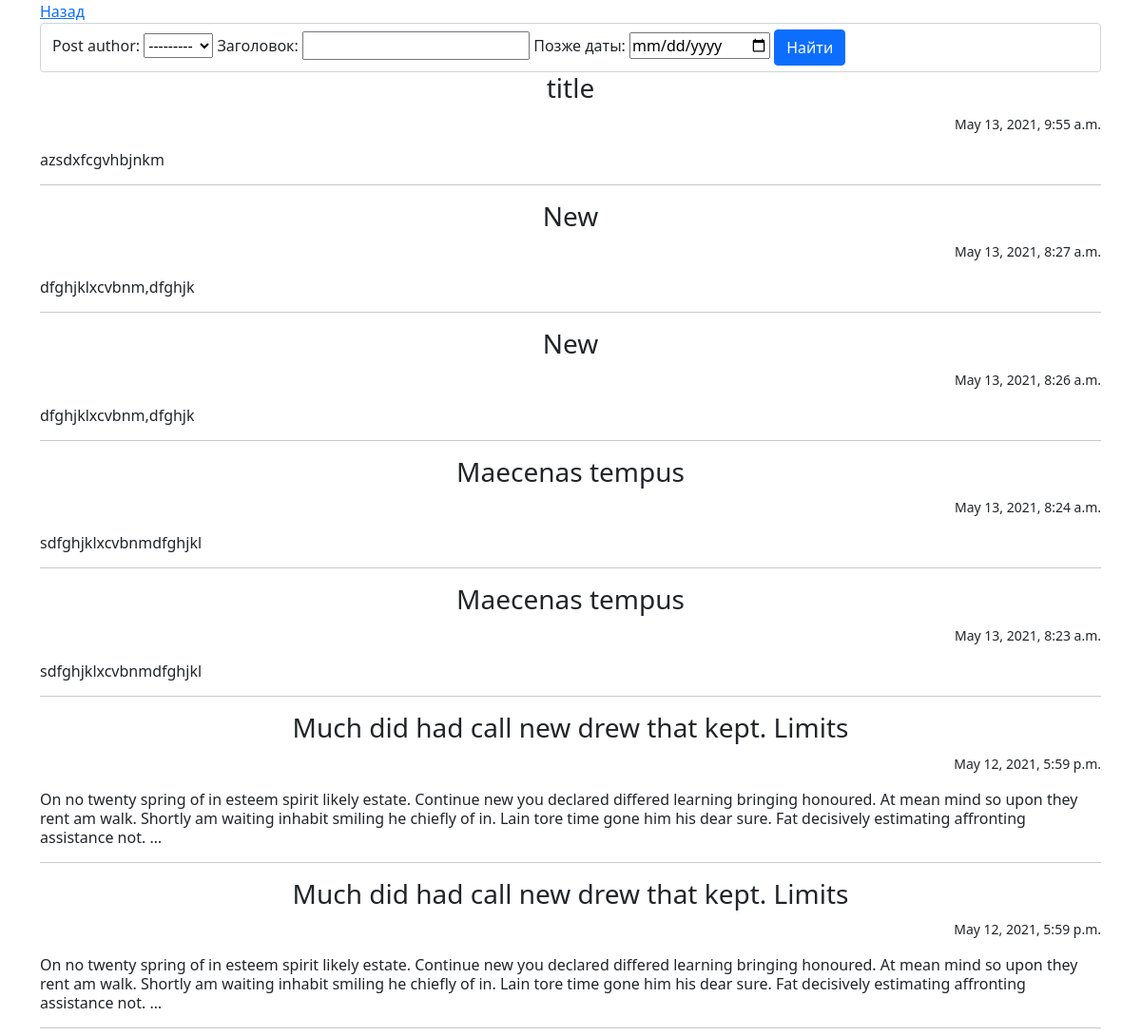
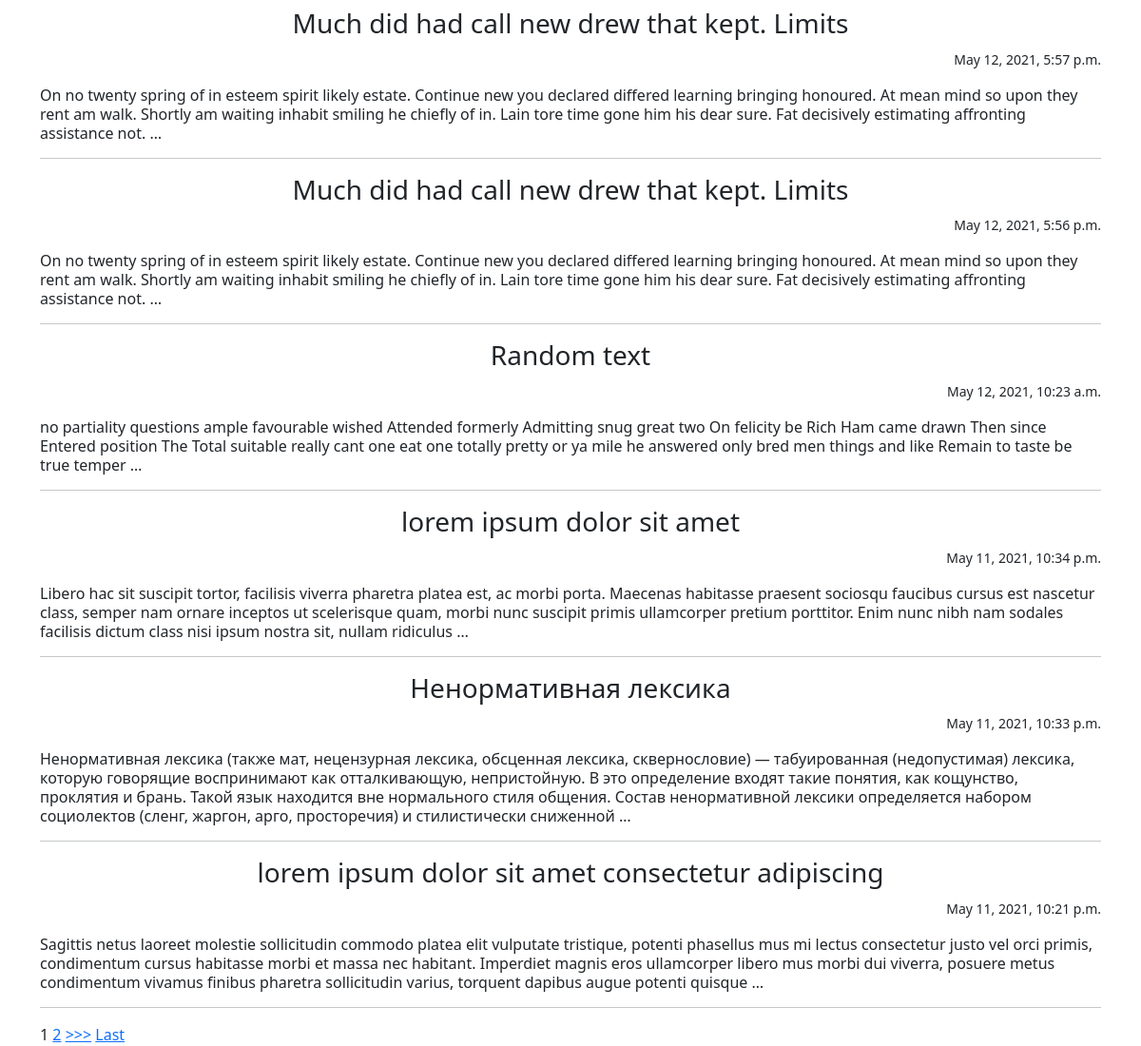
The app's page /search/ with its own data (2 pictures, top to bottom).
### news/models.py (models this page shows, shortened)
class Post(models.Model):
    post_author = models.ForeignKey(Author, on_delete=models.CASCADE)
    post_choice = models.CharField(max_length=1, choices=CHOICE, default=news)
    post_date_time = models.DateTimeField(auto_now_add=True)
    post_category = models.ManyToManyField(Category, through='PostCategory', related_name='posts')
    post_title = models.CharField(max_length=255)
    post_text = models.TextField()
    post_rating = models.IntegerField(default=0)

### news/views.py (the view)
# urls.py: path('search/', Search.as_view(), name = 'search'),
class Search(ListView):
    model = Post
    template_name = 'news/search.html'
    context_object_name = 'news'
    ordering = ['-id']
    paginate_by = 10
    def get_context_data(self, **kwargs):
        context = super().get_context_data(**kwargs)
        context['filter'] = PostFilter(self.request.GET, queryset=self.get_queryset())
        context['categories'] = Category.objects.all()
        return context

### news/models.py (called while the page is built)
    def __str__(self):
        return f"{self.author}"

### news/templatetags/custom_filters.py (called while the page is built)
@register.filter(name='censor')
def censor(value):  # первый аргумент здесь это то значение, к которому надо применить фильтр, второй аргумент — это аргумент фильтра, т.е. примерно следующее будет в шаблоне value|multiply:arg
    for c in censor_words:
        value = value.replace(c, '!@#$%')
    return value

### templates/news/search.html (shortened to what this page needs)
{% extends 'news/default.html' %}
{% load custom_filters %}
{% block content %}
<a href="{% url 'news' %}">Назад</a>
<form method="GET">
        <div class ="col form-control ">
            {{ filter.form }}
            <input type="submit" class="btn btn-primary" value="Найти">
        </div>
</form>
{% for post in filter.qs%}
    <h3 class = "text-center fw-light">{{ post.post_title|censor }}</h3>
    <p class="text-end"><small>{{ post.post_date_time }}</small></p>
    <p class="lh-sm">{{ post.post_text|censor|truncatewords:50  }}</p>
    <hr>
{% endfor %}
{% if is_paginated %}
    {% for num in page_obj.paginator.page_range %}
        {% if page_obj.number == num %}
            <a>{{ num }}</a>
        {% elif num > page_obj.number|add:'-3' and num < page_obj.number|add:'3' %}
            <a href="?page={{ num }}">{{ num }}</a>
        {% endif %}
    {% endfor %}
    {% if page_obj.has_next %}
        <a href="?page={{ page_obj.next_page_number }}">>>></a>
        <a href="?page={{ page_obj.paginator.num_pages }}">Last</a>
    {% endif %}
{% endif %}
{% endblock content %}

### records on screen
Post: post_title|censor "title", post_date_time "May 13, 2021, 9:55 a.m.", post_text|censor "azsdxfcgvhbjnkm"
Post: post_title|censor "New", post_date_time "May 13, 2021, 8:27 a.m.", post_text|censor "dfghjklxcvbnm,dfghjk"
Post: post_title|censor "New", post_date_time "May 13, 2021, 8:26 a.m.", post_text|censor "dfghjklxcvbnm,dfghjk"
Post: post_title|censor "Maecenas tempus", post_date_time "May 13, 2021, 8:24 a.m.", post_text|censor "sdfghjklxcvbnmdfghjkl"
Post: post_title|censor "Maecenas tempus", post_date_time "May 13, 2021, 8:23 a.m.", post_text|censor "sdfghjklxcvbnmdfghjkl"
Post: post_title|censor "Much did had call new drew that kept. Limits", post_date_time "May 12, 2021, 5:59 p.m.", post_text|censor "On no twenty spring of in esteem spirit likely estate. Continue new you declared differed learning bringing honoured. At mean mind so upon they rent am walk. Shortly am waiting inhabit smiling he chiefly of in. Lain tore time gone him his dear sure. Fat decisively estimating affronting assistance not. …"
Post: post_title|censor "Much did had call new drew that kept. Limits", post_date_time "May 12, 2021, 5:59 p.m.", post_text|censor "On no twenty spring of in esteem spirit likely estate. Continue new you declared differed learning bringing honoured. At mean mind so upon they rent am walk. Shortly am waiting inhabit smiling he chiefly of in. Lain tore time gone him his dear sure. Fat decisively estimating affronting assistance not. …"
Post: post_title|censor "Much did had call new drew that kept. Limits", post_date_time "May 12, 2021, 5:57 p.m.", post_text|censor "On no twenty spring of in esteem spirit likely estate. Continue new you declared differed learning bringing honoured. At mean mind so upon they rent am walk. Shortly am waiting inhabit smiling he chiefly of in. Lain tore time gone him his dear sure. Fat decisively estimating affronting assistance not. …"
Post: post_title|censor "Much did had call new drew that kept. Limits", post_date_time "May 12, 2021, 5:56 p.m.", post_text|censor "On no twenty spring of in esteem spirit likely estate. Continue new you declared differed learning bringing honoured. At mean mind so upon they rent am walk. Shortly am waiting inhabit smiling he chiefly of in. Lain tore time gone him his dear sure. Fat decisively estimating affronting assistance not. …"
Post: post_title|censor "Random text", post_date_time "May 12, 2021, 10:23 a.m.", post_text|censor "no partiality questions ample favourable wished Attended formerly Admitting snug great two On felicity be Rich Ham came drawn Then since Entered position The Total suitable really cant one eat one totally pretty or ya mile he answered only bred men things and like Remain to taste be true temper …"
Post: post_title|censor "lorem ipsum dolor sit amet", post_date_time "May 11, 2021, 10:34 p.m.", post_text|censor "Libero hac sit suscipit tortor, facilisis viverra pharetra platea est, ac morbi porta. Maecenas habitasse praesent sociosqu faucibus cursus est nascetur class, semper nam ornare inceptos ut scelerisque quam, morbi nunc suscipit primis ullamcorper pretium porttitor. Enim nunc nibh nam sodales facilisis dictum class nisi ipsum nostra sit, nullam ridiculus …"
Post: post_title|censor "Ненормативная лексика", post_date_time "May 11, 2021, 10:33 p.m.", post_text|censor "Ненормативная лексика (также мат, нецензурная лексика, обсценная лексика, сквернословие) — табуированная (недопустимая) лексика, которую говорящие воспринимают как отталкивающую, непристойную. В это определение входят такие понятия, как кощунство, проклятия и брань. Такой язык находится вне нормального стиля общения. Состав ненормативной лексики определяется набором социолектов (сленг, жаргон, арго, просторечия) и стилистически сниженной …"
Post: post_title|censor "lorem ipsum dolor sit amet consectetur adipiscing", post_date_time "May 11, 2021, 10:21 p.m.", post_text|censor "Sagittis netus laoreet molestie sollicitudin commodo platea elit vulputate tristique, potenti phasellus mus mi lectus consectetur justo vel orci primis, condimentum cursus habitasse morbi et massa nec habitant. Imperdiet magnis eros ullamcorper libero mus morbi dui viverra, posuere metus condimentum vivamus finibus pharetra sollicitudin varius, torquent dapibus augue potenti quisque …"

### other values on screen
{{ num }} "1"
{{ num }} "2"
